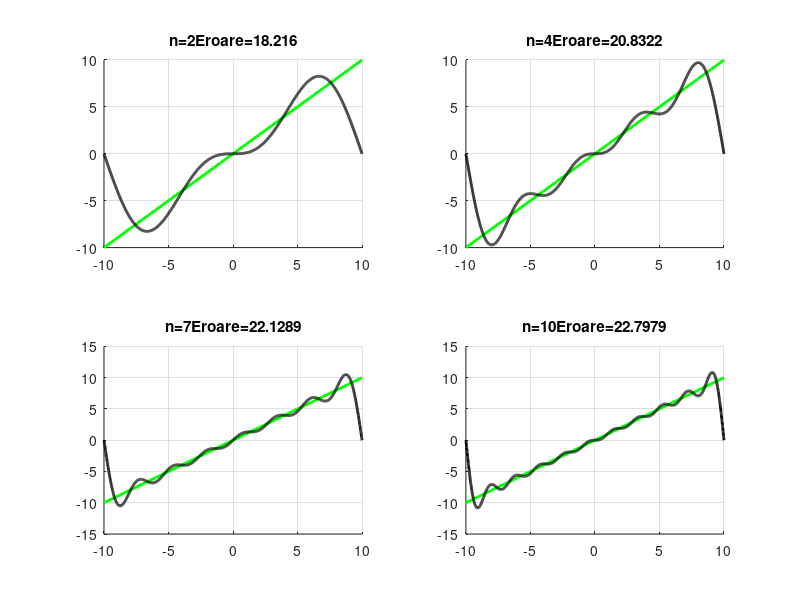

Reproduce this figure in MATLAB.
%ex 1 
clc;
clear all;
close all;
x=linspace(-10,10,2000);
f=0;
k=0; 


A=[-10,-9,-8,-7,-6,-5,-4,-3,-2,-1,0,1,2,3,4,5,6,7,8,9,10];
B=[-10,-9,-8,-7,-6,-5,-4,-3,-2,-1,0,1,2,3,4,5,6,7,8,9,10];
figure(1);
for n=1:1:17
  f=f-((20*(-1)^n/(n*pi))*sin((n*pi*x)/10)); 
  if(n==2||n==4||n==7||n==10)
  k=k+1
  error=mean((abs(f)-1).^2);
  subplot(2,2,k),line(A,B,'color','g','linewidth',2) 
  hold on;
  subplot(2,2,k),plot(x,f,'k','linewidth',2),
  title(['n=',num2str(n), 'Eroare=',num2str(error)]),grid
  endif
endfor
